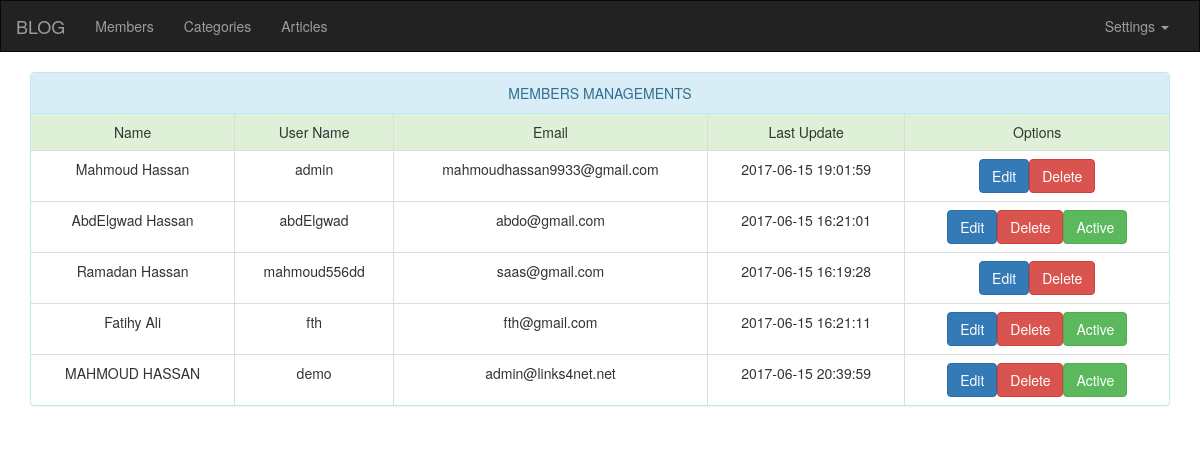
/members.php (signed in), run on the app's committed database.
### tables this page shows
CREATE TABLE `users` (
  `id` int(11) NOT NULL,
  `username` varchar(50) NOT NULL,
  `password` varchar(100) NOT NULL,
  `name` varchar(50) NOT NULL,
  `email` varchar(50) NOT NULL,
  `created` datetime NOT NULL,
  `updated` timestamp NOT NULL DEFAULT CURRENT_TIMESTAMP ON UPDATE CURRENT_TIMESTAMP,
  `groups` int(11) NOT NULL DEFAULT '0',
  `active` int(11) NOT NULL DEFAULT '0'
);

### members.php (the view, shortened to what this page needs)
<?php
if(isset($_SESSION['username'])){
require "includes/init.php";
$users = "";
if (isset($_GET['users'])) {
  $users = $_GET['users'];
}else {
  $users = "Manage";
}
if($users == "Add"){ ?>
  <form action="?users=Insert" method="post">
    <h1 class="text-center">ADD NEW MEMBER</h1>
    <input class="form-control input-lg" type="text" name="name" placeholder="First and last name" />
    <input class="form-control input-lg" type="text" name="user" placeholder="User Name" />
    <input class="form-control input-lg" type="email" name="email" placeholder="Type your email" />
    <input class="form-control input-lg" type="password" name="password" placeholder="Type your password" />
    <input class="btn btn-success btn-block btn-lg" type="submit" name="login" value="ADD NEW MEMBER" />
  </form>
<?php }elseif ($users == "Manage") { ?>
  <div class="container text-center">
    <div class="panel panel-info">
    <div class="panel-heading">MEMBERS MANAGEMENTS</div>
    <table class="table table-bordered">
      <tr class="success">
        <td>Name</td>
        <td>User Name</td>
        <td>Email</td>
        <td>Last Update</td>
        <td>Options</td>
      </tr>
      <?php
          $usersManage = $connect->prepare("SELECT * FROM users");
          $usersManage->execute();
          $usersAll = $usersManage->fetchAll();
          foreach ($usersAll as $userE) {
            echo "<tr>";
              echo "<td>" . $userE['name'] . "</td>";
              echo "<td>" . $userE['username'] . "</td>";
              echo "<td>" . $userE['email'] . "</td>";
              echo "<td>" . $userE['updated'] . "</td>";
              echo "<td>";
                echo '<a class="btn btn-primary" href="?users=Edit&id=' . $userE['id'] . '">Edit</li></a>';
                echo '<a class="btn btn-danger" href="?users=Delete&id=' . $userE['id'] . '">Delete</li></a>';
                if($userE['active'] == 0){
                  echo '<a class="btn btn-success" href="?users=Active&id=' . $userE['id'] . '">Active</li></a>';
                }
              echo "</td>";
            echo "</tr>";
          }
      ?>
    </table>
    </div>
  </div>
<?php }
}else {
  header("Location: index.php");
  exit();
}
?>
<?php require "includes/tmp/footer.php"; ?>

### includes/tmp/header.php (shortened to what this page needs)
<!DOCTYPE html>
<html lang="en">
  <head>
    <link href="theme/css/bootstrap.min.css" rel="stylesheet">
    <link rel="stylesheet" href="theme/css/font-awesome.min.css" />
    <link rel="stylesheet" href="theme/css/style.css" />
  </head>
  <body>

### includes/init.php (shortened to what this page needs)
<?php
  require "includes/tmp/header.php";
  if (!isset($noNavbar)) {
    require "includes/tmp/nav.php";
  }
?>

### includes/tmp/nav.php (shortened to what this page needs)
<nav class="navbar navbar-inverse">
  <div class="container-fluid">
    <div class="navbar-header">
      <a class="navbar-brand" href="#">BLOG</a>
    </div>
    <div class="collapse navbar-collapse" id="bs-example-navbar-collapse-1">
      <ul class="nav navbar-nav">
        <li><a href="members.php">Members</a></li>
        <li><a href="cat.php">Categories</a></li>
        <li><a href="articles.php">Articles</a></li>
          </ul>
      <ul class="nav navbar-nav navbar-right">
        <li class="dropdown">
          <a href="#" class="dropdown-toggle" data-toggle="dropdown" role="button" aria-haspopup="true" aria-expanded="false">Settings <span class="caret"></span></a>
        </li>
      </ul>
    </div>
  </div>
</nav>

### includes/tmp/footer.php (shortened to what this page needs)
</body>
</html>

### theme/css/style.css (style rules this page uses)
.navbar { border-radius: 0; }

### data on the page
users: name "Mahmoud Hassan", username "admin", email "mahmoudhassan9933@gmail.com", updated "2017-06-15 19:01:59"
users: name "AbdElgwad Hassan", username "abdElgwad", email "abdo@gmail.com", updated "2017-06-15 16:21:01"
users: name "Ramadan Hassan", username "mahmoud556dd", email "saas@gmail.com", updated "2017-06-15 16:19:28"
users: name "Fatihy Ali", username "fth", email "fth@gmail.com", updated "2017-06-15 16:21:11"
users: name "MAHMOUD HASSAN", username "demo", email "admin@links4net.net", updated "2017-06-15 20:39:59"
